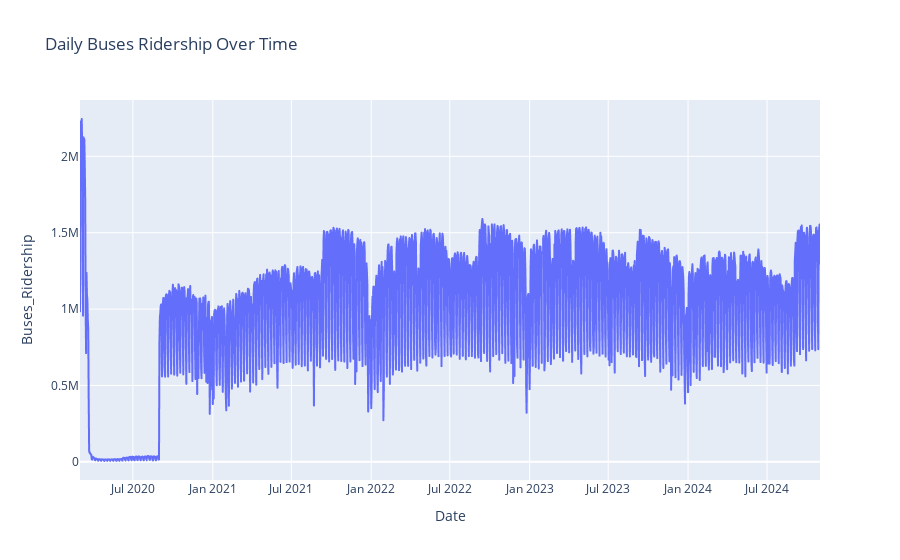
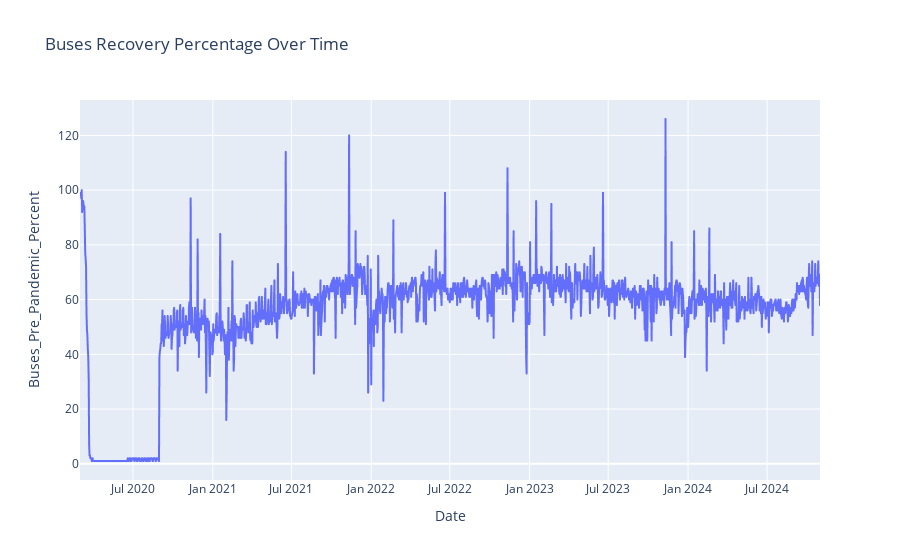

The cell these charts' notebook holds for them, in order:
### Code cell
# Visualizing Buses Ridership and Recovery Percentage Over Time

# Line chart for Buses Ridership
fig = px.line(mta_data, x='Date', y='Buses_Ridership', title='Daily Buses Ridership Over Time')
fig.show()

# Line chart for Buses Ridership as Percentage of Pre-Pandemic Level
fig = px.line(mta_data, x='Date', y='Buses_Pre_Pandemic_Percent', title='Buses Recovery Percentage Over Time')
fig.show()

### Figure 1 — Plotly figure (JSON) as saved in the notebook; plotly's stock layout.template omitted (floating-point values rounded to 4 significant figures; data arrays with more than 128 entries replaced by an {"elided": "..."} marker saying what was removed)
{"data": [{"hovertemplate": "Date=%{x}<br>Buses_Ridership=%{y}<extra></extra>", "legendgroup": "", "line": {"color": "#636efa", "dash": "solid"}, "marker": {"symbol": "circle"}, "mode": "lines", "name": "", "showlegend": false, "type": "scattergl", "x": {"elided": "1706 str values"}, "xaxis": "x", "y": {"elided": "1706 int values"}, "yaxis": "y"}], "layout": {"legend": {"tracegroupgap": 0}, "title": {"text": "Daily Buses Ridership Over Time"}, "xaxis": {"anchor": "y", "domain": [0, 1], "title": {"text": "Date"}}, "yaxis": {"anchor": "x", "domain": [0, 1], "title": {"text": "Buses_Ridership"}}}}

### Figure 2 — Plotly figure (JSON) as saved in the notebook; plotly's stock layout.template omitted (floating-point values rounded to 4 significant figures; data arrays with more than 128 entries replaced by an {"elided": "..."} marker saying what was removed)
{"data": [{"hovertemplate": "Date=%{x}<br>Buses_Pre_Pandemic_Percent=%{y}<extra></extra>", "legendgroup": "", "line": {"color": "#636efa", "dash": "solid"}, "marker": {"symbol": "circle"}, "mode": "lines", "name": "", "showlegend": false, "type": "scattergl", "x": {"elided": "1706 str values"}, "xaxis": "x", "y": {"elided": "1706 int values"}, "yaxis": "y"}], "layout": {"legend": {"tracegroupgap": 0}, "title": {"text": "Buses Recovery Percentage Over Time"}, "xaxis": {"anchor": "y", "domain": [0, 1], "title": {"text": "Date"}}, "yaxis": {"anchor": "x", "domain": [0, 1], "title": {"text": "Buses_Pre_Pandemic_Percent"}}}}
